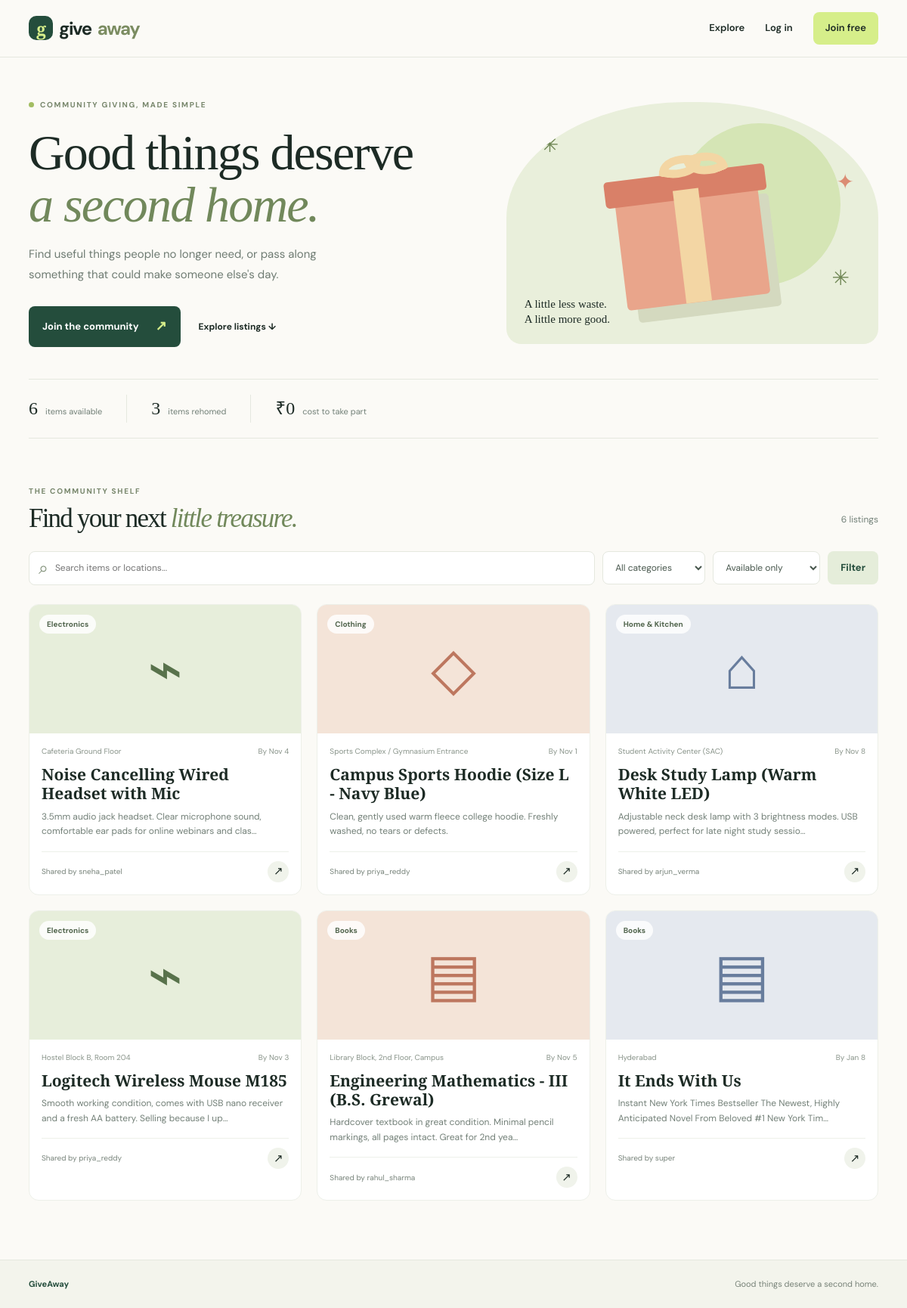
The page / on the database its author committed.
### giveaways/models.py (models this page shows, shortened)
class GiveawayItem(models.Model):
    CATEGORIES = [
        ("Books", "Books"),
        ("Electronics", "Electronics"),
        ("Clothing", "Clothing"),
        ("Home", "Home & Kitchen"),
        ("Stationery", "Stationery"),
        ("Other", "Other"),
    ]
    STATUS_CHOICES = [
        ("available", "Available"),
        ("claimed", "Claimed"),
    ]
    title = models.CharField(max_length=100)
    description = models.TextField(max_length=800)
    category = models.CharField(max_length=20, choices=CATEGORIES, default="Other")
    location = models.CharField(max_length=120)
    contact_info = models.CharField(max_length=120, help_text="Email or preferred contact method")
    collection_deadline = models.DateField(null=True, blank=True)
    status = models.CharField(max_length=12, choices=STATUS_CHOICES, default="available")
    created_by = models.ForeignKey(settings.AUTH_USER_MODEL, on_delete=models.CASCADE, related_name="giveaway_items")
    claimed_by = models.ForeignKey(settings.AUTH_USER_MODEL, on_delete=models.SET_NULL, null=True, blank=True, related_name="claimed_items")
    created_at = models.DateTimeField(default=timezone.now)
    class Meta:
        ordering = ["-created_at"]

### giveaways/views.py (the view)
# urls.py: path("", views.home, name="home"),
def home(request):
    items = GiveawayItem.objects.select_related("created_by", "claimed_by")
    q = request.GET.get("q", "").strip()
    category = request.GET.get("category", "").strip()
    status = request.GET.get("status", "available")
    if q:
        items = items.filter(Q(title__icontains=q) | Q(description__icontains=q) | Q(location__icontains=q))
    if category:
        items = items.filter(category=category)
    if status in ("available", "claimed"):
        items = items.filter(status=status)
    context = {
        "items": items,
        "q": q,
        "selected_category": category,
        "selected_status": status,
        "categories": GiveawayItem.CATEGORIES,
        "available_count": GiveawayItem.objects.filter(status="available").count(),
        "claimed_count": GiveawayItem.objects.filter(status="claimed").count(),
    }
    return render(request, "giveaways/home.html", context)

### giveaways/templates/giveaways/home.html (shortened to what this page needs)
{% extends "giveaways/base.html" %}
{% block content %}
<section class="hero">
  <div class="hero-copy">
    <div class="eyebrow"><span class="eyebrow-dot"></span> COMMUNITY GIVING, MADE SIMPLE</div>
    <h1>Good things deserve<br><em>a second home.</em></h1>
    <p class="hero-text">Find useful things people no longer need, or pass along something that could make someone else's day.</p>
    <div class="hero-actions">
      {% if user.is_authenticated %}<a class="button button-dark" href="{% url 'create_item' %}">Give something away <span>↗</span></a>
      {% else %}<a class="button button-dark" href="{% url 'signup' %}">Join the community <span>↗</span></a>{% endif %}
      <a class="text-link" href="#listings">Explore listings ↓</a>
    </div>
  </div>
  <div class="hero-art" aria-label="Illustration of a gift box">
    <div class="sun-shape"></div><div class="art-caption">A little less waste.<br>A little more good.</div>
    <div class="gift-box"><div class="gift-lid"></div><div class="gift-ribbon"></div><div class="gift-bow bow-left"></div><div class="gift-bow bow-right"></div></div>
    <div class="spark spark-one">✳</div><div class="spark spark-two">✦</div><div class="spark spark-three">✳</div>
  </div>
</section>
<section class="stats-row">
  <div><strong>{{ available_count }}</strong><span>items available</span></div>
  <div><strong>{{ claimed_count }}</strong><span>items rehomed</span></div>
  <div><strong>₹0</strong><span>cost to take part</span></div>
</section>
<section id="listings" class="listing-section">
  <div class="section-heading"><div><div class="eyebrow">THE COMMUNITY SHELF</div><h2>Find your next <em>little treasure.</em></h2></div><span class="result-count">{{ items|length }} listing{{ items|length|pluralize }}</span></div>
  <form class="filters" method="get" action="{% url 'home' %}">
    <div class="search-wrap"><span>⌕</span><input type="search" name="q" value="{{ q }}" placeholder="Search items or locations..." aria-label="Search items"></div>
    <select name="category" aria-label="Filter by category">
      <option value="">All categories</option>
    </select>
    <select name="status" aria-label="Filter by status">
      <option value="available" {% if selected_status == "available" %}selected{% endif %}>Available only</option>
    </select>
    <button class="button button-filter" type="submit">Filter</button>
  </form>
  <div class="item-grid">
    {% for item in items %}
      <article class="item-card">
        <a class="item-card-link" href="{% url 'item_detail' item.pk %}">
          <div class="item-art art-{{ forloop.counter0|divisibleby:4|yesno:'one,two' }}">
            <span class="category-pill">{{ item.get_category_display }}</span>
            <span class="item-symbol">{% if item.category == "Books" %}▤{% elif item.category == "Electronics" %}⌁{% elif item.category == "Clothing" %}◇{% elif item.category == "Home" %}⌂{% elif item.category == "Stationery" %}✎{% else %}✳{% endif %}</span>
          </div>
          <div class="item-content">
            <div class="item-meta"><span>{{ item.location }}</span>{% if item.collection_deadline %}<span>By {{ item.collection_deadline|date:"M j" }}</span>{% endif %}</div>
            <h3>{{ item.title }}</h3>
            <p>{{ item.description|truncatechars:100 }}</p>
            <div class="item-bottom"><span class="giver">Shared by {{ item.created_by.username }}</span><span class="arrow-circle">↗</span></div>
          </div>
        </a>
      </article>
    {% endfor %}
  </div>
</section>
{% endblock %}

### giveaways/templates/giveaways/base.html (shortened to what this page needs)
{% load static %}
<!doctype html>
<html lang="en">
<head>
  <link rel="stylesheet" href="{% static 'giveaways/style.css' %}">
</head>
<body>
<header class="site-header">
  <div class="nav-wrap">
    <a class="brand" href="{% url 'home' %}"><span class="brand-mark">g</span> give<span>away</span></a>
    <nav class="nav-links">
      <a href="{% url 'home' %}">Explore</a>
      {% if user.is_authenticated %}
        <a href="{% url 'my_items' %}">My activity</a>
        <a class="nav-cta" href="{% url 'create_item' %}">+ Give an item</a>
        <form method="post" action="{% url 'logout' %}" class="inline-form">{% csrf_token %}<button class="nav-button" type="submit">Log out</button></form>
      {% else %}
        <a href="{% url 'login' %}">Log in</a>
        <a class="nav-cta" href="{% url 'signup' %}">Join free</a>
      {% endif %}
    </nav>
  </div>
</header>
<main class="page-shell">
  {% block content %}{% endblock %}
</main>
<footer class="footer"><div class="footer-inner"><span>GiveAway</span><span>Good things deserve a second home.</span></div></footer>
</body>
</html>

### rows shown on the page
GiveawayItem: category "Electronics", location "Cafeteria Ground Floor", collection_deadline "Nov 4", title "Noise Cancelling Wired Headset with Mic", description "3.5mm audio jack headset. Clear microphone sound, comfortable ear pads for online webinars and clas…", created_by.username "sneha_patel"
GiveawayItem: category "Clothing", location "Sports Complex / Gymnasium Entrance", collection_deadline "Nov 1", title "Campus Sports Hoodie (Size L - Navy Blue)", description "Clean, gently used warm fleece college hoodie. Freshly washed, no tears or defects.", created_by.username "priya_reddy"
GiveawayItem: category "Home & Kitchen", location "Student Activity Center (SAC)", collection_deadline "Nov 8", title "Desk Study Lamp (Warm White LED)", description "Adjustable neck desk lamp with 3 brightness modes. USB powered, perfect for late night study sessio…", created_by.username "arjun_verma"
GiveawayItem: category "Electronics", location "Hostel Block B, Room 204", collection_deadline "Nov 3", title "Logitech Wireless Mouse M185", description "Smooth working condition, comes with USB nano receiver and a fresh AA battery. Selling because I up…", created_by.username "priya_reddy"
GiveawayItem: category "Books", location "Library Block, 2nd Floor, Campus", collection_deadline "Nov 5", title "Engineering Mathematics - III (B.S. Grewal)", description "Hardcover textbook in great condition. Minimal pencil markings, all pages intact. Great for 2nd yea…", created_by.username "rahul_sharma"
GiveawayItem: category "Books", location "Hyderabad", collection_deadline "Jan 8", title "It Ends With Us", description "Instant New York Times Bestseller The Newest, Highly Anticipated Novel From Beloved #1 New York Tim…", created_by.username "super"

### other values the page prints
{{ available_count }} "6"
{{ claimed_count }} "3"
{{ items|length }} "6"
